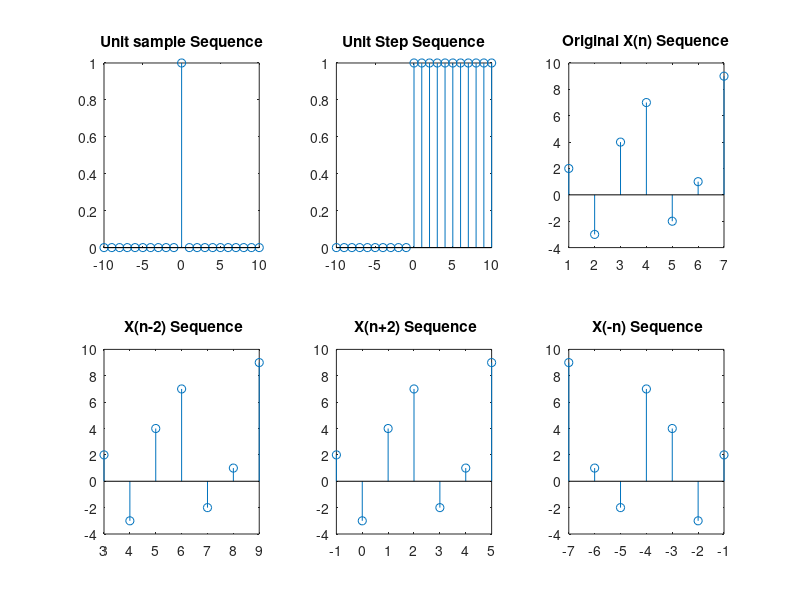

Source code (MATLAB):
clc;
close all;
clear all;
%Unit sample;
 
  n=-10:10;
  x=[n==0];
  subplot(2 ,3 ,1);
  stem(n,x);
  title('Unit sample Sequence');
  
%Unit step signal
  n=-10:10;
  x=[n>=0];
  subplot(2, 3 ,2);
  stem(n,x);
  title('Unit Step Sequence');
  
%Shifting

bits=[2 -3 4 7 -2 1 9];
bitLen=length(bits);
m=1:bitLen;
subplot(2, 3 ,3);
stem(m,bits);
title('Original X(n) Sequence');

%Right Shifting
m2=m+2;
subplot(2, 3 ,4);
stem(m2,bits);
title(' X(n-2) Sequence');

%Left Shifting
m3=m-2;
subplot(2, 3 ,5);
stem(m3,bits);
title(' X(n+2) Sequence');

%Folding 
m4=-m;
subplot(2, 3 ,6);
stem(m4,bits);
title(' X(-n) Sequence');
